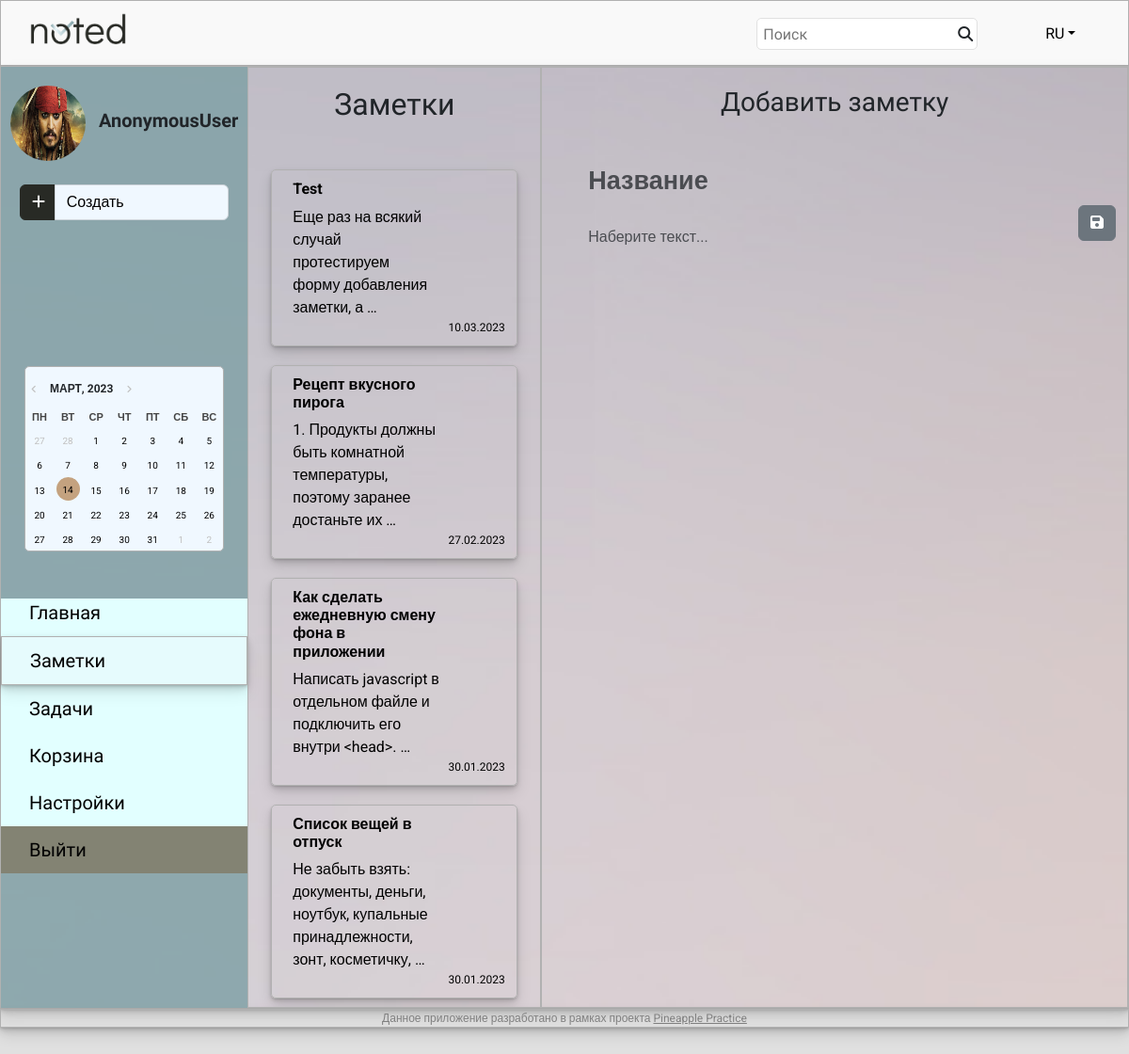
The app's page /main/notes with its own data.
### notes/models.py (models this page shows, shortened)
class Note(models.Model):
    note_title = models.CharField(max_length=250)
    note_text = models.TextField()
    note_time = models.DateField()
    note_author = models.ForeignKey(User, on_delete=models.CASCADE)
    note_trash = models.BooleanField(default=False)

### notes/views.py (the view)
# urls.py: path('notes', all_notes, name='notes'),
def all_notes(request):
    notes = Note.objects.all().order_by('-note_time')
    if request.method == "POST":
        note_title = request.POST['note_title']
        note_text = request.POST['note_text']
        note_author = request.user
        note_time = datetime.date.today()
        Note.objects.create(note_title=note_title, note_text=note_text, note_author=note_author, note_time=note_time)
        return redirect('notes')
    else:
        return render(request, 'notes.html', context={'notes': notes})

### templates/notes.html (shortened to what this page needs)
{% extends "default.html" %}
{% block content %}
    <div class="container-xxl main-main">
        <div class="row">
            <div class="col-auto col-2.5 sidebar">
                <div class="ava">
                    <img src="/static/images/vorobey.jpg" alt="Avatar" width="80" height="80" class="rounded-circle">
                    <span class="username">{{ request.user }}</span>
                </div>
                <div class="input-group dropdown">
                    <button type="button" class="btn btn-primary dropdown-toggle" id="dropdownMenuButton1" data-bs-toggle="dropdown" aria-expanded="false" style="background: #282A25; border-color: #282A25; width: 17%;">
                        <i class="fas fa-plus" aria-hidden="true"></i>
                    </button>
                    <button type="button" class="btn btn-primary" style="background: #f0f8ff; color: black; border: 1px solid #ced4da; width: 83.4%; text-align: left;">Создать</button>
                </div>
                <div class="calendar-wrapper">
                    <button id="btnPrev" type="button" style="margin-top: 15px;"></button>
                    <h6 id="headCal"></h6>
                    <button id="btnNext" type="button"></button>
                    <div id="divCal"></div>
                </div>
                <div class="nav-list">
                    <ul style="list-style-type: none;">
                        <li style="padding-top: 0px;"><a href="{% url 'main' %}">Главная</a></li>
                        <li class="current_page"><a href="{% url 'notes' %}">Заметки</a></li>
                        <li><a href="{% url 'signin' %}">Задачи</a></li>
                        <li><a href="{% url 'signin' %}">Корзина</a></li>
                        <li><a href="{% url 'signin' %}">Настройки</a></li>
                        <li style="background: rgba(108, 100, 81, 0.8);"><a href="{% url 'logout' %}">Выйти</a></li>
                    </ul>
                </div>
            </div>
            <div class="col" id="tasks-notes">
                <div class="row">
                    <div class="col-4 tasks">
                        <h2 style="text-align: center; font-family: 'Didact Gothic', sans-serif; margin-top: 20px; margin-bottom: 50px;">Заметки</h2>
                        <div class="col-10 offset-1">
                        {% for note in notes %}
                            <a href="{% url 'note_details' note.id %}">
                                <div class="row note-block">
                                    <div class="col-9">
                                        <h6><b>{{ note.note_title }}</b></h6>
                                        {{ note.note_text | truncatewords:10 }}
                                    </div>
                                    <div class="col-3 ms-auto note_date2">
                                        {{ note.note_time | date:"j.m.Y" }}
                                    </div>
                                </div>
                            </a>
                        {% endfor %}
                        </div>
                    </div>
                    <div class="col-8 notes">
                        <h3 style="text-align: center; font-family: 'Didact Gothic', sans-serif; margin-top: 20px; margin-bottom: 20px;">Добавить заметку</h3>
                        <form method="post" action="{% url 'notes' %}" class="form-area">
                            <div class="mb-3">
                                <input type="text" class="form-control note-title" name="note_title" placeholder="Название">
                                <button type="submit" class="btn btn-secondary" style="float: right;">
                                    <i class="fa-solid fa-floppy-disk"></i>
                                </button>
                            </div>
                            <div>
                                <textarea class="form-control note-text" rows="25" name="note_text" placeholder="Наберите текст..."></textarea>
                            </div>
                        </form>
                    </div>
                </div>
            </div>
        </div>
    </div>
{% endblock content %}

### static/css/styles.css (style rules this page uses)
body { font-family: 'Roboto', sans-serif; background: #E0E0E0; }
textarea { resize: none; }
.form-area { margin-top: 40px; }
.main-main { border: 0.5px solid #b1b1b1; box-shadow: 0px 1px 2px rgba(0,0,0,0.1), 0px 2px 4px rgba(0,0,0,0.1), 0px 4px 8px rgba(0,0,0,0.1), 0px 8px 16px rgba(0,0,0,0.1); background: url(/static/images/bg-2.jpg) no-repeat center fixed; background-size: cover; }
.tasks, .notes { border: 0.5px solid #b1b1b1; height: 1000px; overflow-y: scroll; }
.tasks a, .main-notes a { color: black; text-decoration: none; }
.note-block { border: 0.5px solid #b1b1b1; margin-top: 20px; margin-bottom: 20px; border-radius: 5px; padding: 10px; box-shadow: 0px 1px 2px rgba(0,0,0,0.1), 0px 2px 4px rgba(0,0,0,0.1), 0px 4px 8px rgba(0,0,0,0.1), 0px 8px 16px rgba(0,0,0,0.1); }
.note_date2 { font-size: 12px; margin-right: 15px; }
.note-title { border: 0; background: none; font-size: 27px; font-weight: 600; width: 70%; margin-left: 25px; }
.note-text { border: 0; background: none; width: 80%; margin-left: 25px; }
.calendar-wrapper { margin: 150px 25px 0px 25px; border: 0.5px solid #b1b1b1; border-radius: 5px; background: #f0f8ff; }
#divCal { margin-top: 10px; }
#headCal { margin: 0px 0px; text-transform: uppercase; font-size: 12px; display: inline; font-weight: 700; }
#btnPrev:before { content: '\f104'; font-family: FontAwesome; padding-right: 4px; }
#btnNext:after { content: '\f105'; font-family: FontAwesome; padding-left: 4px; }
#btnPrev, #btnNext { background: transparent; border: none; outline: none; font-size: 0.6em; color: #c0c0c0; cursor: pointer; transition: all 0.3s ease; }
.sidebar { background: rgba(126, 159, 164, 0.8); padding: 0px; }
.ava { margin-top: 20px; margin-bottom: 20px; padding: 0px 10px; }
.username { padding-left: 10px; font-weight: 600; font-size: 20px; font-family: 'Didact Gothic', sans-serif; }
.input-group { padding: 5px 20px 5px 20px; }
#dropdownMenuButton1::after { content: none; }
.nav-list { font-family: 'Didact Gothic', sans-serif; font-size: 20px; background: #E2FFFF; margin-left: 0px; margin-right: 0px; margin-top: 50px; }
.nav-list ul { padding-left: 0px; }
.nav-list li { padding-top: 10px; padding-bottom: 10px; padding-left: 30px; }
.nav-list a { color: black; text-decoration: none; test-align: center; }
.current_page { background: rgba(236, 247, 251, 0.5); border: 0.5px solid #b1b1b1; box-shadow: 0px 1px 2px rgba(0,0,0,0.1), 0px 2px 4px rgba(0,0,0,0.1), 0px 4px 8px rgba(0,0,0,0.1), 0px 8px 16px rgba(0,0,0,0.1); }

### records on screen
Note: note_title "Test", note_text "Еще раз на всякий случай протестируем форму добавления заметки, а …", note_time "10.03.2023"
Note: note_title "Рецепт вкусного пирога", note_text "1. Продукты должны быть комнатной температуры, поэтому заранее достаньте их …", note_time "27.02.2023"
Note: note_title "Как сделать ежедневную смену фона в приложении", note_text "Написать javascript в отдельном файле и подключить его внутри <head>. …", note_time "30.01.2023"
Note: note_title "Список вещей в отпуск", note_text "Не забыть взять: документы, деньги, ноутбук, купальные принадлежности, зонт, косметичку, …", note_time "30.01.2023"

### other values on screen
{{ request.user }} "AnonymousUser"
